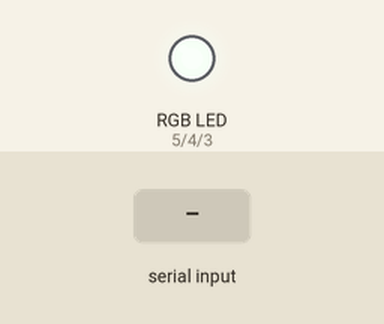
A sketch run on a simulated Arduino Uno, built with avr-gcc and run on an emulated ATmega328P. Shown: an RGB LED mixed from three pins (HIGH = lit). Inputs (shaded band) come from the test bench. Dim RGB values are drawn brighter than linear.

Above: at 1.2 s.
1.3 s: "F" received over Serial
At 3.57 s:
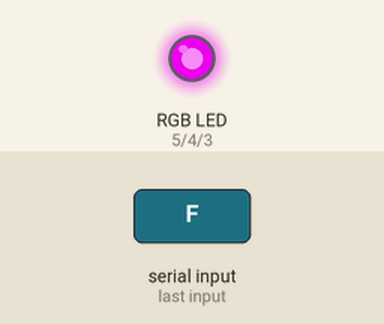
4.3 s: "90,45\n" received over Serial
At 6.42 s:
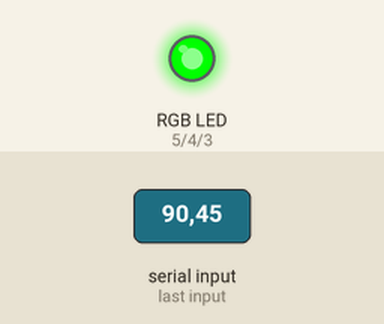
7.3 s: "200\n" received over Serial
At 9.2 s:
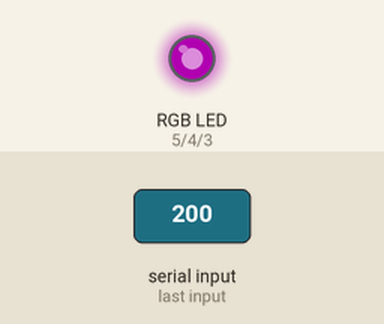
10.3 s: "a" received over Serial
At 11.8 s:
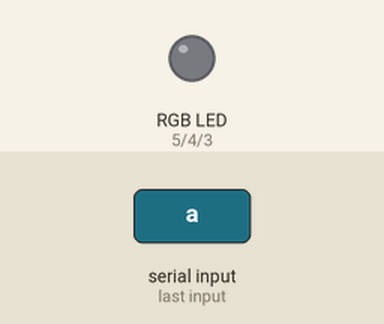
13.3 s: "s" received over Serial
16.3 s: "j90\n" received over Serial
At 18.4 s:
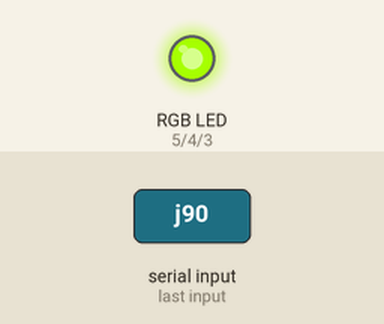
Timing chart, 0 to 20.3 s (numbered marks = the images above; inputs shaded):
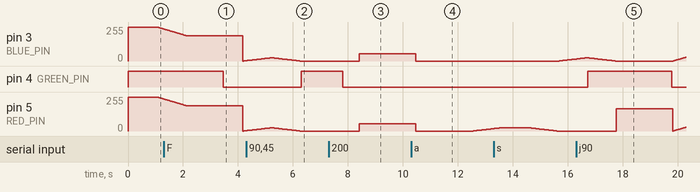

The sketch:

arduino.ino
```cpp
// Pins for output to RGB LED
const int RED_PIN = 5;
const int GREEN_PIN = 4;
const int BLUE_PIN = 3;

struct rgb{
	int r;
	int g;
	int b;
};

// Get sign of a number
int sign(int x) {
    return (x > 0) - (x < 0);
}

// Scales intensity of rgb value by a scalar
struct rgb scale(struct rgb colour, double scalar) {
	colour.r = (int)((double)colour.r*scalar);
	colour.g = (int)((double)colour.g*scalar);
	colour.b = (int)((double)colour.b*scalar);
	return colour;
}

// Displays rgb colour on LED
void draw_PWM(struct rgb colour) {
	analogWrite(RED_PIN, colour.r);
	analogWrite(GREEN_PIN, colour.g);
	analogWrite(BLUE_PIN, colour.b);
}

// Transitions smoothly between two colours over length (ms)
void transition(struct rgb colour, struct rgb new_colour, int iters, int length) {
	struct rgb intermediate = colour;
	double rstep = (new_colour.r - colour.r)/(double)iters;
	double gstep = (new_colour.g - colour.g)/(double)iters;
	double bstep = (new_colour.b - colour.b)/(double)iters;
	int delay_time = length/iters;
	for(int i=0; i < iters; i++) {
		intermediate.r = (int) (colour.r + rstep*i);
		intermediate.g = (int) (colour.g + gstep*i);
		intermediate.b = (int) (colour.b + bstep*i);
		draw_PWM(intermediate);
		delay(delay_time);
	}
	draw_PWM(new_colour);
}

// Initialise variables
int incomingByte = 'x';
double confidence = 1;
int breath = 1; // Used to create 'breathing' light effect
struct rgb colour = {255, 255, 255};
struct rgb new_colour;

void setup() {
	Serial.begin(9600);
	pinMode(RED_PIN, OUTPUT);
	pinMode(GREEN_PIN, OUTPUT);
	pinMode(BLUE_PIN, OUTPUT);
}

void loop() {

	// Oscillates intensity slightly for 'breathing' effect
	confidence += breath*0.25;
	breath *= -1;
	if(confidence > 1) {
		confidence = 1;
	}
	if(confidence <= 0) {
		confidence = 0.1;
	}

	// Get emotion and confidence data from serial
	if (Serial.available() > 0) {
		incomingByte = Serial.read();
		confidence = Serial.parseFloat();
	}

	// Display colour
	switch(incomingByte){
		// Handles the case for Joy. Outputs yellow
		case 'j':
		case 'J':
			new_colour = {255, 48, 0};
			new_colour = scale(new_colour, confidence);
			break;
		// Handles the case for Disgust. Outputs green
		case 'd':
		case 'D':
			new_colour = {0, 255, 0};
			new_colour = scale(new_colour, confidence);
			break;
		// Handles the case for Fear. Outputs purple
		case 'f':
		case 'F':
			new_colour = {255, 0, 255};
			new_colour = scale(new_colour, confidence);
			break;
		// Handles the case for Anger. Outputs Red
		case 'a':
		case 'A':
			new_colour = {255, 0, 0};
			new_colour = scale(new_colour, confidence);
			break;
		// Handles the case for Sadness. Outputs Blue
		case 's':
		case 'S':
			new_colour = {0, 0, 255};
			new_colour = scale(new_colour, confidence);
			break;
		// Handles the default case. Outputs white
		default:
			new_colour = {255, 255, 255};
			new_colour = scale(new_colour, confidence);
			break;
	}
	transition(colour, new_colour, 500, 1000);
	colour = new_colour;
}
```

Measured:
- after the input at 1.3 s, pin 4 (GREEN_PIN): HIGH → LOW after 2.2 s
- after the input at 4.3 s, pin 4 (GREEN_PIN): LOW → HIGH after 2.0 s
- after the input at 7.3 s, pin 4 (GREEN_PIN): HIGH → LOW after 0.51 s instead of 2.1 s
- after the input at 10.3 s, pin 3 (BLUE_PIN): goes on until 10.5 s, then stays 0/255
- after the input at 13.3 s, pin 3 (BLUE_PIN): moves from 0/255 to 15/255 over 0.59 s, starting after 2.4 s
- after the input at 16.3 s, pin 4 (GREEN_PIN): LOW → HIGH after 0.43 s, → LOW 3.1 s later
